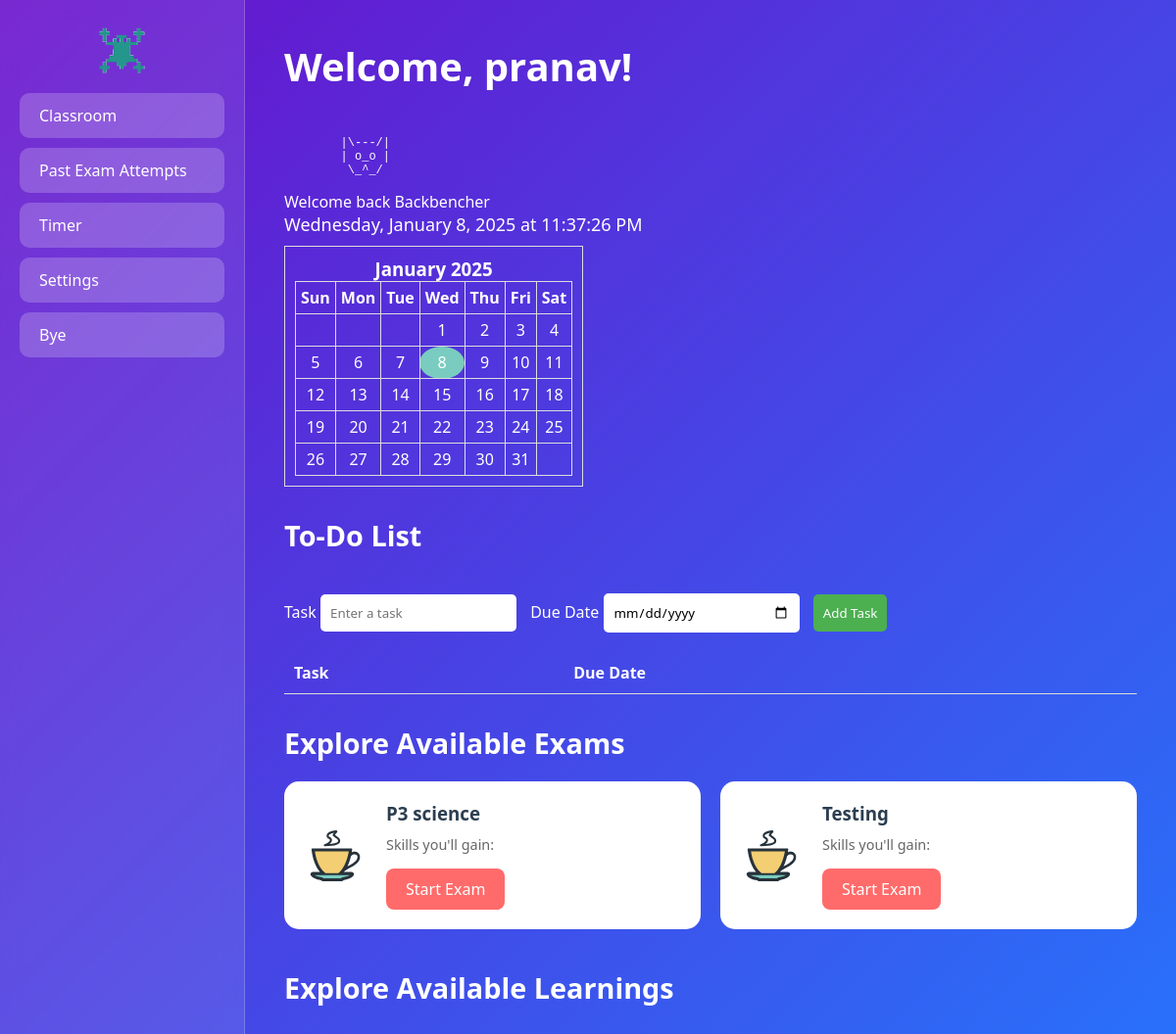
/user_home (signed in), run on an earlier commit of the app's database.
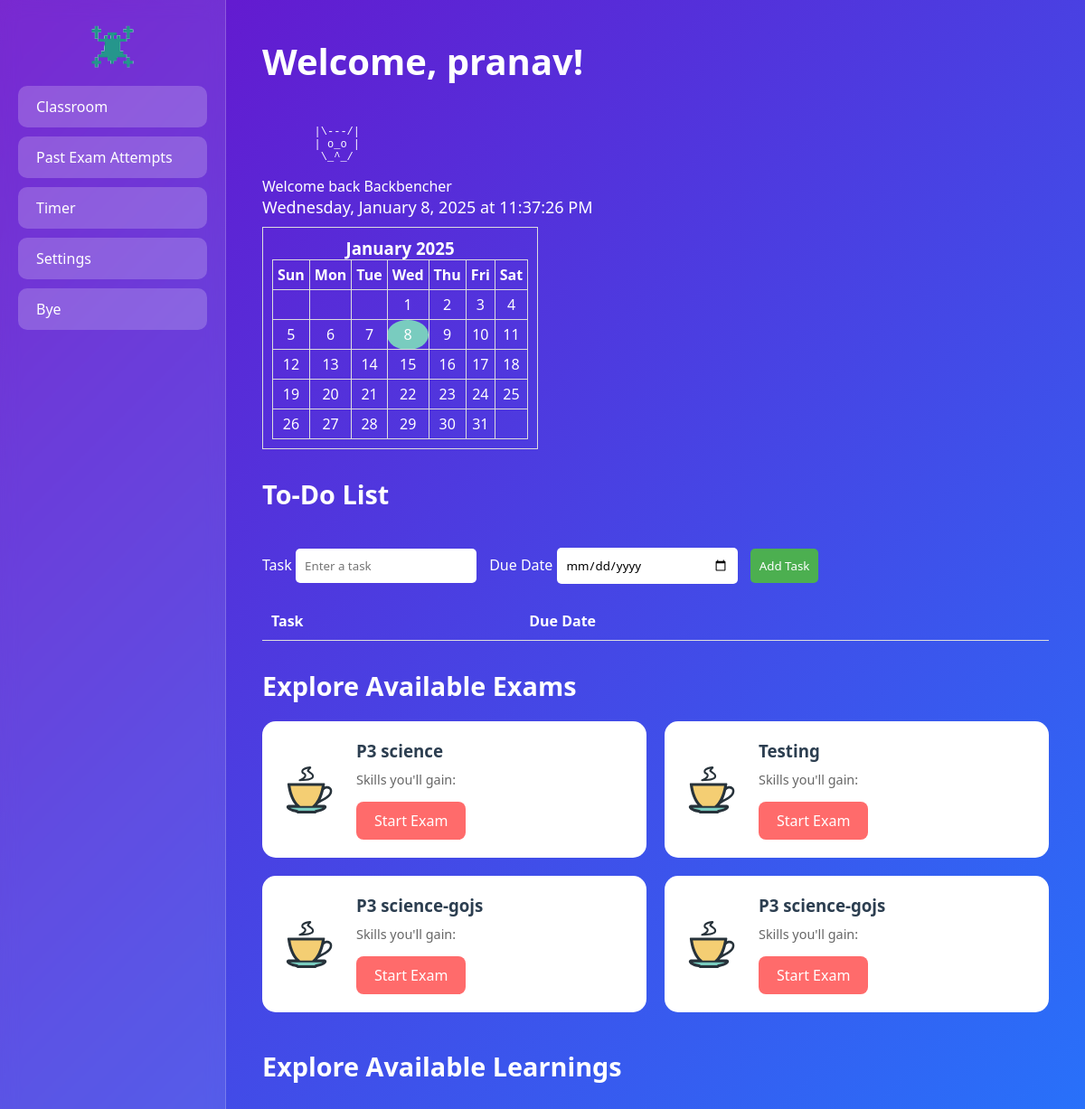
And on a later commit of the database.
### app.py (models this page shows)
class Exam(db.Model):
    __tablename__ = 'exam'
    id = db.Column(db.Integer, primary_key=True)
    title = db.Column(db.String(100), nullable=False)
    questions = db.relationship('Question', backref='exam', lazy=True)

### app.py (the view)
@app.route("/user_home")
@login_required
def user_home():
    attempts = ExamAttempt.query.filter_by(user_id=current_user.id).order_by(ExamAttempt.attempt_date.desc()).all()
    todos = ToDo.query.filter_by(user_id=current_user.id).order_by(ToDo.date.asc()).all()
    print(todos)
    user_class = current_user.student_class
    print(user_class)
    exams = db.session.query(Exam).join(ExamMapping).filter(ExamMapping.class_name == user_class).all()
    learnings = db.session.query(Learning).join(LearningsMapping).filter(LearningsMapping.class_name == user_class).all()
    return render_template("user_home.html", exams=exams, attempts=attempts, learnings=learnings, todos=todos)

### app.py (called while the page is built)
@login_manager.user_loader
def load_user(user_id):
    return User.query.get(int(user_id))

### templates/user_home.html (shortened to what this page needs)
<!DOCTYPE html>
<html lang="en">
<head>
</head>
<body>
    <div class="sidebar">
    <center> <img src="static/logo.png" alt="Backbench Logo" ></center>
            <a href="{{ url_for('user_home') }}" class="sidebar-button">Classroom</a>
            <a href="{{ url_for('attempts') }}" class="sidebar-button">Past Exam Attempts</a>
            <a href="{{ url_for('countdown') }}" class="sidebar-button">Timer</a>
            <a href="{{ url_for('settings') }}" class="sidebar-button">Settings</a>
        <a href="{{ url_for('logout') }}" class="sidebar-button">Bye</a>
    </div>
    <div class="content">
        <h1>Welcome, {{ current_user.username }}!</h1>
               <div class="cat-container">
            <pre id="ascii-cat"></pre>
        </div>
         <div >
            <span>Welcome back Backbencher</span>
        </div>
        <div class="widget-container">
                <div id="current-time"></div>
                <div id="calendar"></div>
        </div>
   <h2>To-Do List</h2>
        <div class="todo-container">
            <form class="todo-form" method="POST" action="/add_todo">
                <label for="task" class="form-label">Task</label>
                <input type="text" name="task" placeholder="Enter a task" required>
                <label for="date" class="form-label">Due Date</label>
                <input type="date" name="date" value="{{ today }}" required>
                <button type="submit">Add Task</button>
            </form>
            <table  class="todo-table">
        <thead>
            <tr>
                <th>Task</th>
                <th>Due Date</th>
                <th></th>
            </tr>
        </thead>
    </table>
        </div>
        <h2>Explore Available Exams</h2>
        <div class="exam-catalog">
            {% for exam in exams %}
            <div class="exam-card">
                <div class="exam-info">
                    <h3>{{ exam.title }}</h3>
                    <p>Skills you'll gain: {{ exam.skills }}</p>
                    <a href="{{ url_for('exam', exam_id=exam.id, question_number=1) }}" class="exam-link">Start Exam</a>
                </div>
            </div>
            {% endfor %}
        </div>
        <h2>Explore Available Learnings</h2>
        <div class="content">
</div>
    </div>
</body>
</html>

What changed in the data, as far as the page shows it:
added Exam: title "P3 science-gojs"
added Exam: title "P3 science-gojs"
